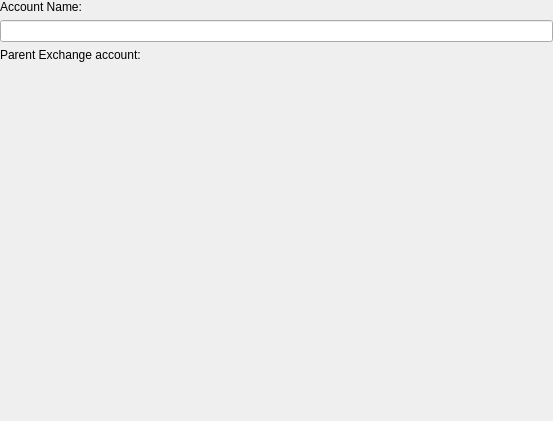
<?xml version="1.0" encoding="UTF-8"?>
<ui version="4.0">
 <class>SetupServerView</class>
 <widget class="QWidget" name="SetupServerView">
  <property name="geometry">
   <rect>
    <x>0</x>
    <y>0</y>
    <width>553</width>
    <height>421</height>
   </rect>
  </property>
  <property name="windowTitle">
   <string>EWS Mail Transport Configuration</string>
  </property>
  <layout class="QVBoxLayout" name="verticalLayout">
   <property name="leftMargin">
    <number>0</number>
   </property>
   <property name="topMargin">
    <number>0</number>
   </property>
   <property name="rightMargin">
    <number>0</number>
   </property>
   <property name="bottomMargin">
    <number>0</number>
   </property>
   <item>
    <widget class="QLabel" name="accountLabel">
     <property name="text">
      <string>Account Name:</string>
     </property>
    </widget>
   </item>
   <item>
    <widget class="QLineEdit" name="accountName"/>
   </item>
   <item>
    <widget class="QLabel" name="recourceLabel">
     <property name="text">
      <string>Parent Exchange account:</string>
     </property>
    </widget>
   </item>
   <item>
    <widget class="Akonadi::AgentInstanceWidget" name="resourceWidget">
     <property name="sizePolicy">
      <sizepolicy hsizetype="Preferred" vsizetype="Expanding">
       <horstretch>0</horstretch>
       <verstretch>0</verstretch>
      </sizepolicy>
     </property>
    </widget>
   </item>
  </layout>
 </widget>
 <customwidgets>
  <customwidget>
   <class>Akonadi::AgentInstanceWidget</class>
   <extends>QWidget</extends>
   <header>agentinstancewidget.h</header>
  </customwidget>
 </customwidgets>
 <resources/>
 <connections/>
</ui>
